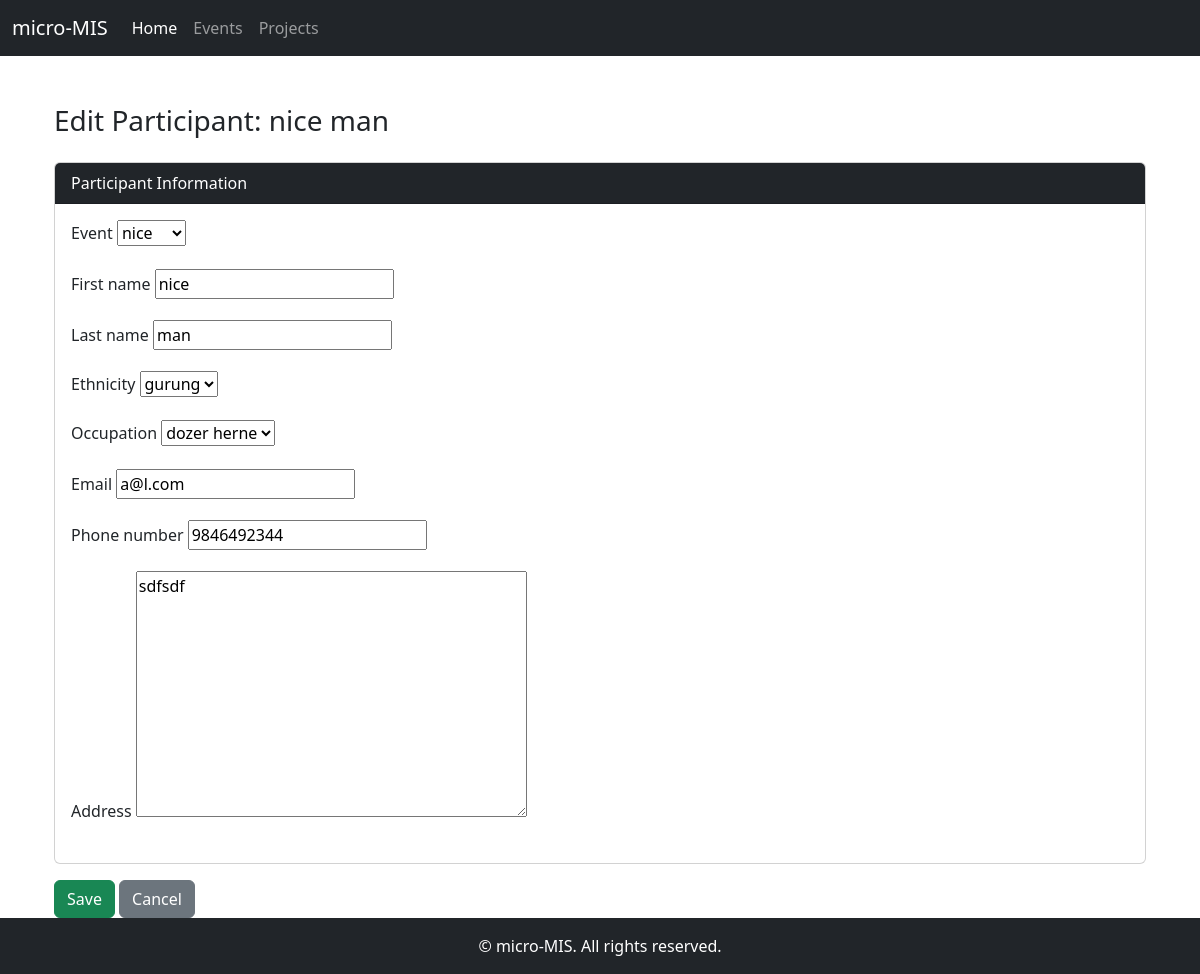
Screenshot of /participant/edit/1/ with the database file from the repository.
### events/models.py (models this page shows, shortened)
class Participant(models.Model):
    event = models.ForeignKey('Event', on_delete=models.CASCADE)
    first_name = models.CharField(max_length=100)
    last_name = models.CharField(max_length=100)
    ethnicity = models.ForeignKey('Ethnicity', on_delete=models.SET_NULL, null=True, blank=True)
    occupation = models.ForeignKey('Occupation', on_delete=models.SET_NULL, null=True, blank=True)
    email = models.EmailField(max_length=100)
    phone_number = models.CharField(max_length=15, blank=True, null=True)
    address = models.TextField(blank=True, null=True)

### events/views.py (the view)
# urls.py: path('participant/edit/<int:participant_id>/', views.participant_edit, name='participant_edit'),
def participant_edit(request, participant_id):
    participant = Participant.objects.get(id=participant_id)
    if request.method == 'POST':
        form = ParticipantForm(request.POST, instance=participant)
        if form.is_valid():
            form.save()
            messages.success(request, "Participant updated successfully.")
            return redirect('participant_list', event_id=participant.event.id)
    else:
        form = ParticipantForm(instance=participant)
    return render(request, 'events/participant_form.html', {'form': form, 'event': participant.event})

### events/forms.py
class ParticipantForm(forms.ModelForm):
    class Meta:
        model = Participant
        fields = ['event', 'first_name', 'last_name', 'ethnicity', 'occupation', 'email', 'phone_number', 'address']

### events/models.py (called while the page is built)
    def __str__(self):
        return self.name

    def __str__(self):
        return self.name

    def __str__(self):
        return self.name

### events/templates/events/participant_form.html (shortened to what this page needs)
{% extends 'base.html' %}
{% block content %}
<div class="container mt-4">
    <h1 class="h3">
        {% if form.instance.id %}
        Edit Participant: {{ form.instance.first_name }} {{ form.instance.last_name }}
        {% else %}
        Add Participant
        {% endif %}
    </h1>
    <form method="post" class="mt-4">
        <div class="card">
            <div class="card-header bg-dark text-white">
                Participant Information
            </div>
            <div class="card-body">
                {% for field in form.visible_fields %}
                <div class="mb-3">
                    <label for="{{ field.id_for_label }}" class="form-label">{{ field.label }}</label>
                    {{ field }}
                </div>
                {% endfor %}
            </div>
        </div>
        <div class="mt-3">
            <button type="submit" class="btn btn-success">
                 Save
            </button>
            <a href="{% url 'event_detail' event.id %}" class="btn btn-secondary">
                 Cancel
            </a>
        </div>
    </form>
</div>
{% endblock %}

### events/templates/base.html (style rules this page uses)
body { display: flex; flex-direction: column; min-height: 100vh; }

### rows the page displays
Participant: instance.first_name "nice", instance.last_name "man", visible_fields "nice" "nice" "man" "gurung" "dozer herne" "a@l.com" "9846492344" "sdfsdf"

### other values shown
{{ field.label }} "Event" "First name" "Last name" "Ethnicity" "Occupation" "Email" "Phone number" "Address"
